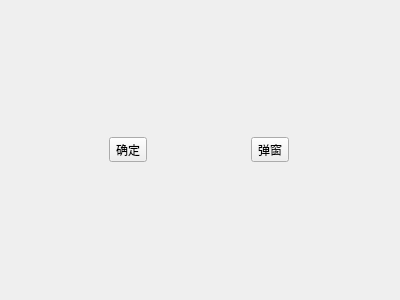
<?xml version="1.0" encoding="UTF-8"?>
<ui version="4.0">
 <class>TestDialog</class>
 <widget class="QWidget" name="TestDialog">
  <property name="geometry">
   <rect>
    <x>0</x>
    <y>0</y>
    <width>400</width>
    <height>300</height>
   </rect>
  </property>
  <layout class="QHBoxLayout" name="horizontalLayout">
   <item>
    <widget class="QToolButton" name="okBtn">
     <property name="text">
      <string>确定</string>
     </property>
    </widget>
   </item>
   <item>
    <widget class="QToolButton" name="dlgBtn">
     <property name="text">
      <string>弹窗</string>
     </property>
    </widget>
   </item>
  </layout>
 </widget>
 <resources/>
 <connections/>
</ui>
